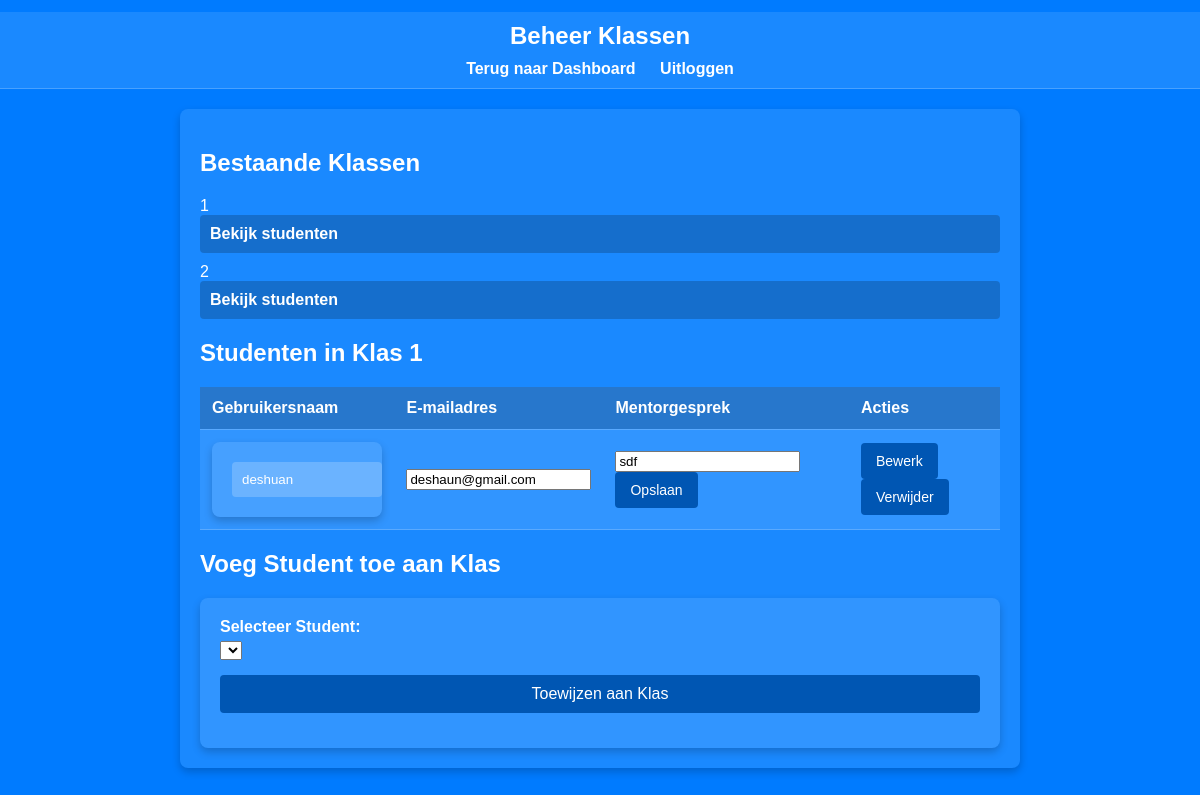
Page /AdminFunctions/manage_classes.php?class_id=1 (signed in) on the committed database.
### tables this page shows
CREATE TABLE `klassen` (
  `id` int(11) NOT NULL,
  `class_name` varchar(100) NOT NULL,
  `mentor_id` int(11) DEFAULT NULL
);

CREATE TABLE `mentor_gesprekken` (
  `id` int(11) NOT NULL,
  `student_id` int(11) NOT NULL,
  `mentor_id` int(11) NOT NULL,
  `conversation` text NOT NULL,
  `created_at` timestamp NOT NULL DEFAULT current_timestamp()
);

CREATE TABLE `users` (
  `id` int(11) NOT NULL,
  `username` varchar(100) NOT NULL,
  `password` varchar(255) NOT NULL,
  `email` varchar(100) NOT NULL,
  `role_id` int(11) DEFAULT NULL,
  `created_at` timestamp NOT NULL DEFAULT current_timestamp(),
  `class_id` int(11) DEFAULT NULL
);

### config.php (called while the page is built, shortened)
<?php
class DatabaseConnection
{
    private $host = 'localhost';
    private $dbname = 'schooldatabase';
    private $username = 'root';
    private $password = '';
    private $pdo;
    private function connect()
    {
        try {
            $dsn = "mysql:host={$this->host};dbname={$this->dbname};charset=utf8";
            $this->pdo = new PDO($dsn, $this->username, $this->password);
            $this->pdo->setAttribute(PDO::ATTR_ERRMODE, PDO::ERRMODE_EXCEPTION);
        } catch (PDOException $e) {
            $this->handleError($e->getMessage());
        }
    }
    public function getPdo()
    {
        return $this->pdo;
    }
}
?>

### user.php (called while the page is built, shortened)
<?php
class User
{
    private $pdo;
    public function __construct($pdo)
    {
        $this->pdo = $pdo;
    }
    public function getRoleId()
    {
        return $_SESSION['role_id'] ?? null;
    }
    public function getAllClasses()
    {
        $stmt = $this->pdo->query("SELECT * FROM klassen");
        return $stmt->fetchAll(PDO::FETCH_ASSOC);
    }
}

### AdminFunctions/manage_classes.php (the view, shortened to what this page needs)
<?php
require_once '../config.php';
require_once '../User.php';
$db = new DatabaseConnection();
$user = new User($db->getPdo());
$classes = $user->getAllClasses();
$selected_class_id = isset($_GET['class_id']) ? $_GET['class_id'] : null;
$students = [];
if ($selected_class_id) {
    $stmt = $db->getPdo()->prepare("
        SELECT s.id, s.username, s.email, ms.conversation AS mentoring_note
        FROM users s
        LEFT JOIN mentor_gesprekken ms ON s.id = ms.student_id AND ms.mentor_id = :mentor_id
        WHERE s.class_id = :class_id AND s.role_id = 4
    ");
    $stmt->bindParam(':class_id', $selected_class_id);
    $stmt->bindParam(':mentor_id', $_SESSION['user_id']);
    $stmt->execute();
    $students = $stmt->fetchAll(PDO::FETCH_ASSOC);
}
?>
<!DOCTYPE html>
<html lang="nl">
<head>
    <link rel="stylesheet" href="../style.css">
</head>
<body>
<header>
    <h1>Beheer Klassen</h1>
    <nav>
        <a href="../dashboard.php">Terug naar Dashboard</a>
        <a href="../logout.php">Uitloggen</a>
    </nav>
</header>
<main>
    <h2>Bestaande Klassen</h2>
    <ul>
        <?php foreach ($classes as $class): ?>
            <li>
                <?php echo htmlspecialchars($class['class_name']); ?>
                <?php if ($user->getRoleId() == 1): ?>
                    <form method="POST" action="manage_classes.php" style="display:inline;">
                        <input type="hidden" name="class_id" value="<?php echo $class['id']; ?>">
                        <input type="text" name="new_class_name" value="<?php echo htmlspecialchars($class['class_name']); ?>" required>
                        <button type="submit" name="edit_class">Bewerk</button>
                        <button type="submit" name="delete_class" onclick="return confirm('Weet u zeker dat u deze klas en alle bijbehorende studenten wilt verwijderen?');">Verwijder</button>
                    </form>
                <?php else: ?>
                    <a href="manage_classes.php?class_id=<?php echo $class['id']; ?>">Bekijk studenten</a>
                <?php endif; ?>
            </li>
        <?php endforeach; ?>
    </ul>
    <?php if ($selected_class_id): ?>
        <h2>Studenten in Klas <?php echo htmlspecialchars($classes[array_search($selected_class_id, array_column($classes, 'id'))]['class_name']); ?></h2>
        <table>
            <thead>
            <tr>
                <th>Gebruikersnaam</th>
                <th>E-mailadres</th>
                <th>Mentorgesprek</th>
                <th>Acties</th>
            </tr>
            </thead>
            <tbody>
            <?php foreach ($students as $student): ?>
                <tr>
                    <td>
                        <form method="POST" action="manage_classes.php?class_id=<?php echo $selected_class_id; ?>">
                            <input type="text" name="new_username" value="<?php echo htmlspecialchars($student['username']); ?>" required>
                    </td>
                    <td>
                        <input type="email" name="new_email" value="<?php echo htmlspecialchars($student['email']); ?>" required>
                    </td>
                    <td>
                        <input type="text" name="mentoring_note" value="<?php echo htmlspecialchars($student['mentoring_note'] ?? ''); ?>">
                        <button type="submit" name="add_note">Opslaan</button>
                    </td>
                    <td>
                        <button type="submit" name="edit_student">Bewerk</button>
                        <button type="submit" name="delete_student" onclick="return confirm('Weet u zeker dat u deze student wilt verwijderen?');">Verwijder</button>
                    </td>
                </tr>
            <?php endforeach; ?>
            </tbody>
        </table>
        <h2>Voeg Student toe aan Klas</h2>
        <form method="POST" action="manage_classes.php?class_id=<?php echo $selected_class_id; ?>">
            <div>
                <label for="student_id">Selecteer Student:</label>
                <select name="student_id" id="student_id" required>
                </select>
            </div>
            <div>
                <button type="submit" name="assign_student">Toewijzen aan Klas</button>
            </div>
        </form>
    <?php endif; ?>
</main>
</body>
</html>

### style.css (style rules this page uses)
body { background-color: #007BFF; color: white; font-family: Arial, sans-serif; margin: 0; padding: 0; display: flex; justify-content: center; align-items: center; min-height: 100vh; flex-direction: column; }
header { width: 100%; background-color: rgba(255, 255, 255, 0.1); padding: 10px 20px; text-align: center; border-bottom: 1px solid rgba(255, 255, 255, 0.2); }
header h1 { margin: 0; font-size: 24px; }
header nav { margin-top: 10px; }
header nav a { color: white; text-decoration: none; margin: 0 10px; font-weight: bold; }
main { background-color: rgba(255, 255, 255, 0.1); padding: 20px; border-radius: 8px; box-shadow: 0 4px 8px rgba(0, 0, 0, 0.2); width: 90%; max-width: 800px; text-align: left; margin: 20px 0; }
h2 { color: white; margin-bottom: 20px; }
ul { list-style-type: none; padding: 0; margin: 20px 0; }
ul li { margin: 10px 0; }
ul li a { color: white; text-decoration: none; font-weight: bold; padding: 10px; display: block; background-color: rgba(0, 0, 0, 0.2); border-radius: 4px; }
table { width: 100%; border-collapse: collapse; margin: 20px 0; background-color: rgba(255, 255, 255, 0.1); }
table th, table td { padding: 12px; border-bottom: 1px solid rgba(255, 255, 255, 0.2); text-align: left; color: white; }
table th { background-color: rgba(0, 0, 0, 0.2); }
button { background-color: #0056b3; color: white; border: none; padding: 10px 15px; border-radius: 4px; cursor: pointer; font-size: 14px; margin-right: 5px; }
form { background-color: rgba(255, 255, 255, 0.1); padding: 20px; border-radius: 8px; box-shadow: 0 4px 8px rgba(0, 0, 0, 0.2); }
form div { margin-bottom: 15px; }
form label { display: block; margin-bottom: 5px; font-weight: bold; color: white; }
form input[type="text"], form input[type="email"], form input[type="password"] { width: 100%; padding: 10px; border-radius: 4px; border: none; background-color: rgba(255, 255, 255, 0.2); color: white; }
form input[type="text"]::placeholder, form input[type="email"]::placeholder, form input[type="password"]::placeholder { color: #dddddd; }
form button { width: 100%; padding: 10px; border: none; border-radius: 4px; background-color: #0056b3; color: white; font-size: 16px; cursor: pointer; }

### rows in the picture
klassen: class_name "1"
klassen: class_name "2"
mentor_gesprekken: new_username "deshuan", new_email "deshaun@gmail.com", mentoring_note "sdf"
